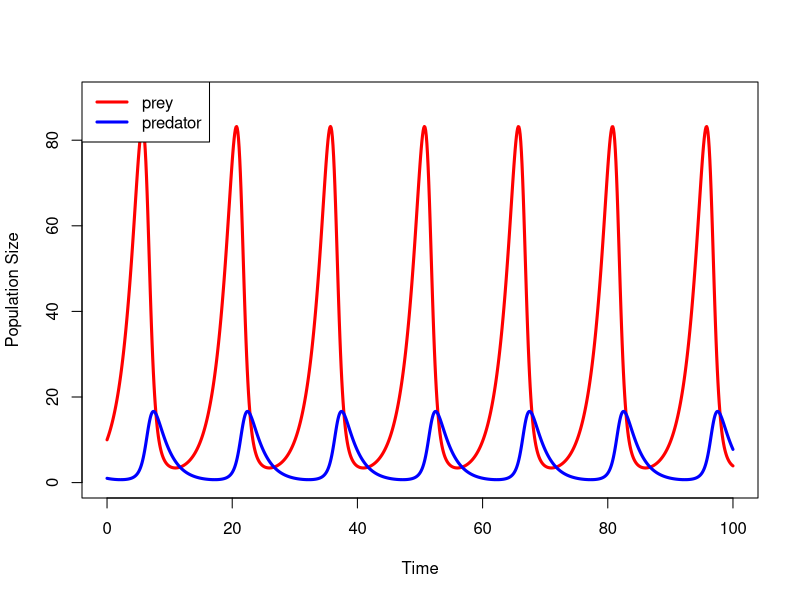
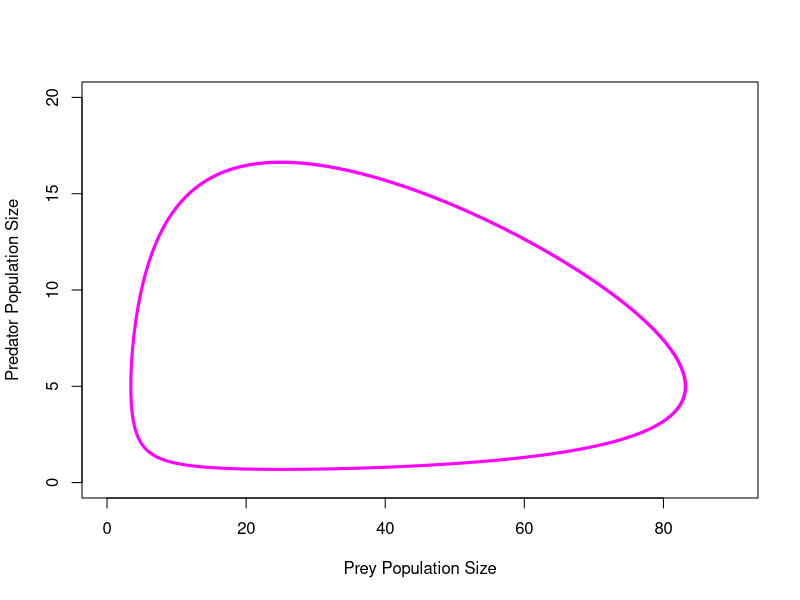
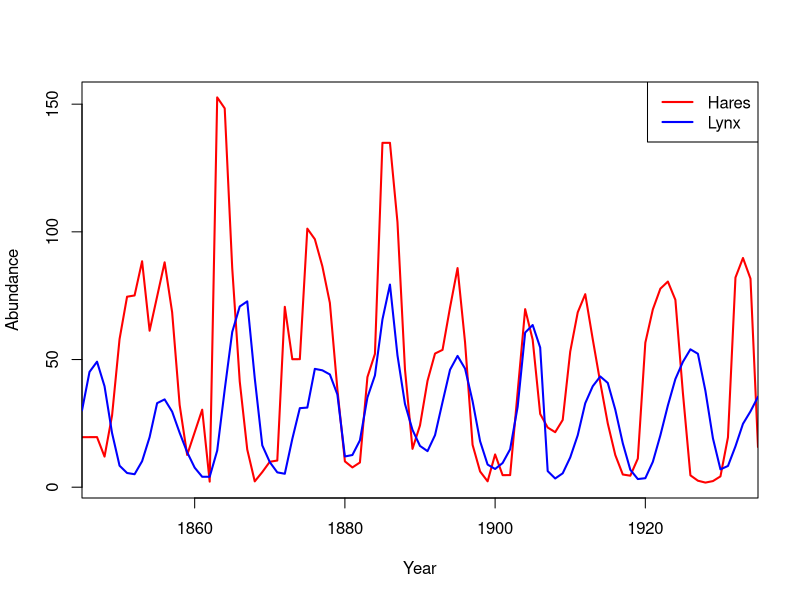
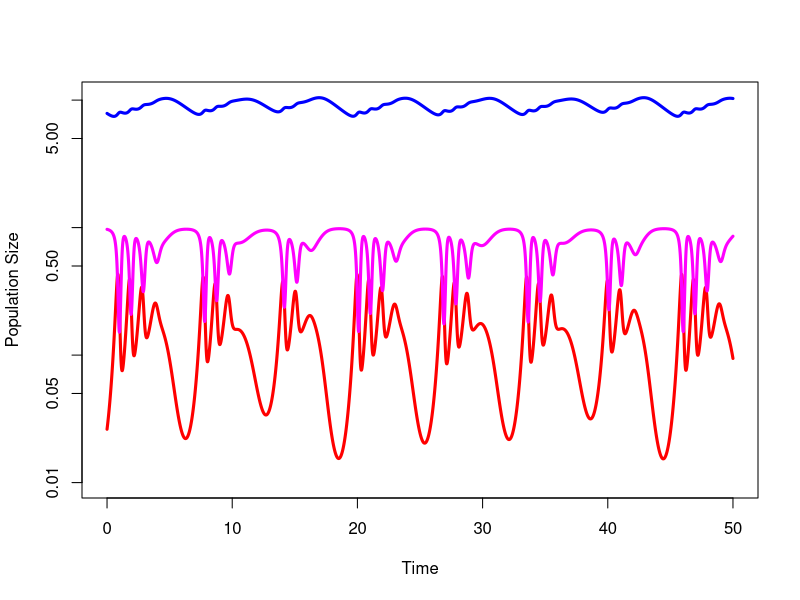
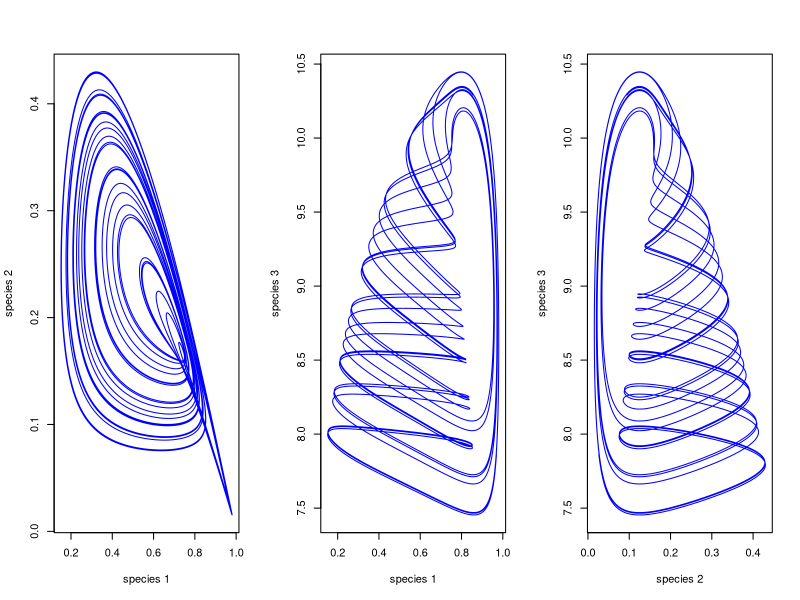
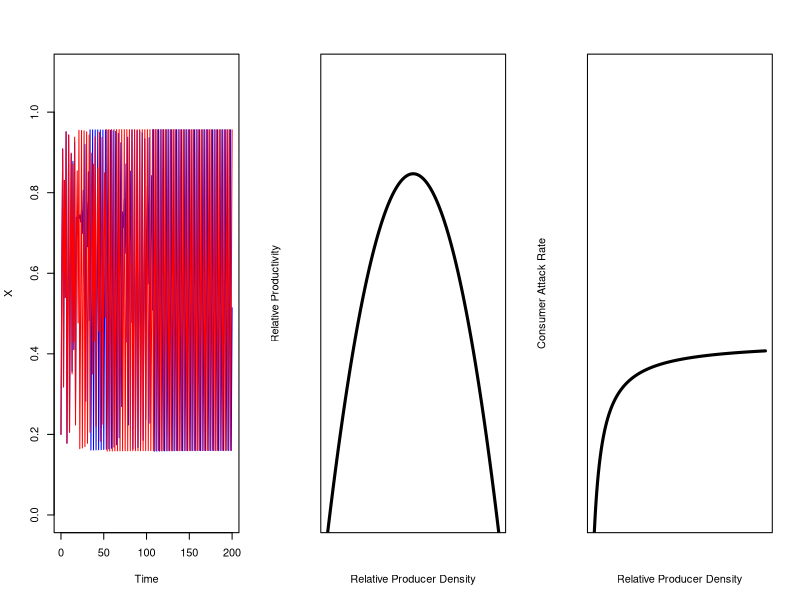
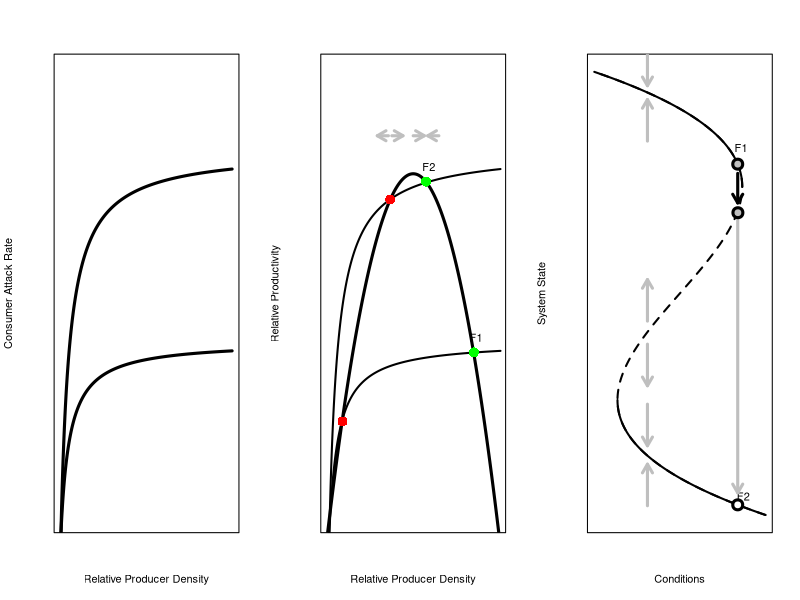
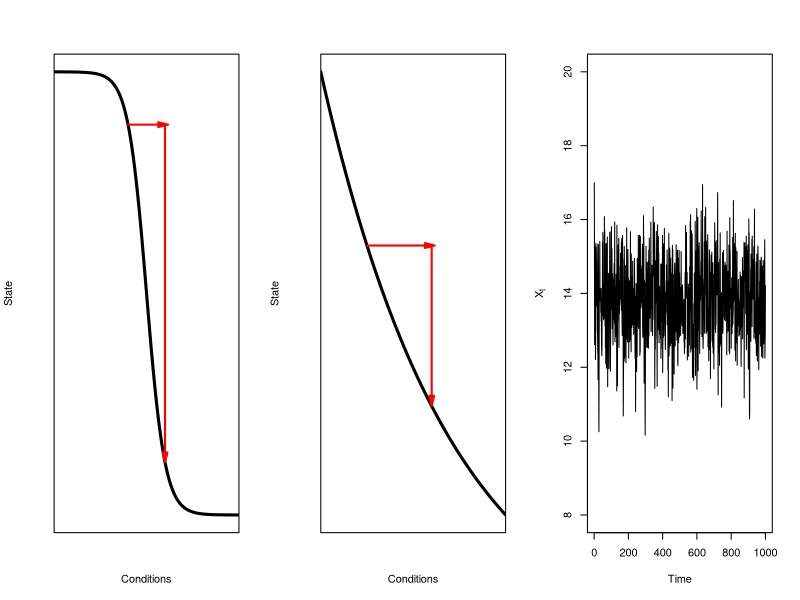

These charts were generated, in order, by the following R code:
## ---- chunk 1
#| fig-asp: 1
#| message: false
require(deSolve)
## Lotka-Volterra equations
lv <- function(t, x, parms) {
  with(as.list(parms), {
    dx1 <- r1*x[1] - c1*x[1]*x[2]
    dx2 <- -r2*x[2] + c2*x[1]*x[2]
    results <- c(dx1,dx2)
    list(results)
  })
}

# parameters
xstart <- c(x1=10,x2=1)
times <- seq(0,100,length=1001)
parms <- c(r1=0.5,r2=0.5, c1=0.1,c2=0.02)
out1 <- as.data.frame(ode(xstart,times,lv,parms))

# plot
with(out1, plot(time, x1, type="l", lwd=3, col="red", 
                xlab="Time", ylab="Population Size", xlim=c(0,100), ylim=c(0,90)))
with(out1, lines(time, x2, lwd=3, col="blue"))
legend("topleft",c("prey","predator"), lwd=3, col=c("red","blue"))
## ---- chunk 2
#| fig-asp: 1
#Phase Portrait
with(out1, plot(x1, x2, type="l", col="magenta", lwd=3, 
                xlab="Prey Population Size", 
                ylab="Predator Population Size",
                xlim=c(0,90), ylim=c(0,20)))
## ---- chunk 3
lh <- read.table("data/LynxHare.txt")
names(lh) <- c("Year","Hare","Lynx")
plot(lh$Year, lh$Hare, type="l", lwd=2, xaxs="i", 
     col="red", xlab="Year", ylab="Abundance")
lines(lh$Year, lh$Lynx, lwd=2, col="blue")
legend("topright", c("Hares","Lynx"), col=c("red","blue"), lty=1, lwd=2)
## ---- chunk 4
hp91 <- function(t,x,parms){
  with(as.list(c(parms,x)), {
    dx1 <- x1*(1-x1) - x2*a1*x1/(1+b1*x1)
    dx2 <- x2*a1*x1/(1+b1*x1) - x3*a2*x2/(1+b2*x2) - d1*x2
    dx3 <- x3*a2*x2/(1+b2*x2) - d2*x3
    res <- c(dx1,dx2,dx3)
    list(res)
  })
}

#b1 varied from 2.0-6.2
parms <- c(a1=5.0, b1=3.0, a2=0.1, b2=2.0, d1=0.4, d2=0.01)
xstart <- c(x1=0.9692178, x2=0.02620731, x3=7.865967) #their starting values
times <- seq(0,1000, length=10001)
out1 <- as.data.frame(lsoda(xstart, times, hp91, parms))

plot(out1[,1]/20,out1[,4], log="y",type="l",col="blue", lwd=3,
     xlab="Time",ylab="Population Size", ylim=c(0.01,10.5))
lines(out1[,1]/20,out1[,3],col="red", lwd=3)
lines(out1[,1]/20,out1[,2],col="magenta", lwd=3)
## ---- chunk 5
par(mfrow=c(1,3))
plot(out1[,2],out1[,3], type="l",col="blue", xlab="species 1", ylab="species 2")
plot(out1[,2],out1[,4], type="l",col="blue", xlab="species 1", ylab="species 3")
plot(out1[,3],out1[,4], type="l",col="blue", xlab="species 2", ylab="species 3")
## ---- chunk 6
#| fig-asp: 1
## logistic map
f <- expression(a*x*(1-x))
## every integer period cycle
a <- 3.8284
xx <- (0.2)
x <- xx
for(t in 1:200){
  x <- eval(f)
  xx <- c(xx,x)
}

## just barely different initial conditions
xx1 <- (0.20001)
x <- xx1
for(t in 1:200){
  x <- eval(f)
  xx1 <- c(xx1,x)
}

plot(0:200,xx,type="l", xlab="Time", ylab="X", lwd=1, ylim=c(0,1.1), col="blue")
lines(0:200,xx1, lty=1, lwd=1, col="red")
## ---- chunk 7
#| fig-asp: 1
## Noy-Meir (1975) model
logistic.recruit <- expression(r*N*(1 - (N/K)^theta))
no <- 1
r <- 0.45
K <- 100
theta <- 1
N <- seq(0,K,length=500)

plot(N,eval(logistic.recruit), type="l", yaxs="i", 
     lwd=3, axes=FALSE, 
     xlab="Relative Producer Density", 
     ylab="Relative Productivity", ylim=c(0,15))
box()
## ---- chunk 8
#| fig-asp: 1
# Holling Type II
h2 <- expression(a*N/(b + a*x))
x <- N+1
a <- 0.7
b <- 3

plot(x, 6*eval(h2), type="l", yaxs="i", 
     lwd=3, axes=FALSE, 
     xlab="Relative Producer Density", 
     ylab="Consumer Attack Rate", ylim=c(0,15))
box()
## ---- chunk 9
#| fig-asp: 1
plot(x, 6*eval(h2), type="l", yaxs="i", 
     lwd=3, axes=FALSE, 
     xlab="Relative Producer Density", 
     ylab="Consumer Attack Rate", ylim=c(0,15))
lines(x,12*eval(h2), lwd=3)
box()
## ---- chunk 10
#| fig-asp: 1
plot(N,eval(logistic.recruit), type="l", yaxs="i", lwd=3, axes=FALSE, xlab="Relative Producer Density", ylab="Relative Productivity", ylim=c(0,15))
box()
lines(x, 6*eval(h2), lwd=2)
#lines(x, 8*eval(h2))
#lines(x, 10*eval(h2))
lines(x, 12*eval(h2), lwd=2)
#lines(x, 13*eval(h2))
#lines(x, 14*eval(h2))
points(c(8.702413, 36.521362, 57.497146, 85.464859), c(3.485678, 10.441517, 11.003335,  5.652690), col=c("red","red","green","green"), cex=2, pch=16)
arrows(36.521362-7.5, 10.441517+2, 36.521362-1, 10.441517+2, code=1, lwd=3, length=0.1, col=grey(0.75))
arrows(36.521362+1, 10.441517+2, 36.521362+7.5, 10.441517+2, code=2, lwd=3, length=0.1, col=grey(0.75))
#
arrows(57.497146-7.5, 10.441517+2, 57.497146-1, 10.441517+2, code=2, lwd=3, length=0.1, col=grey(0.75))
arrows(57.497146+1, 10.441517+2, 57.497146+7.5, 10.441517+2, code=1, lwd=3, length=0.1, col=grey(0.75))
text(c(59.13355, 86.65497), c(11.458140,  6.107494), c("F2", "F1"))
## ---- chunk 11
#| fig-asp: 1
## Fold Catastrophe
x <- seq(-12,12,length=1000)
y <- seq(12,10/sqrt(3), length=1000)

plot(-x^3+100*x,x,type="l", axes=FALSE, lwd=2, lty=2, xlab="Conditions", ylab="System State")
box()
lines(-y^3+100*y,y, lwd=2)
lines(y^3-100*y,-y, lwd=2)

# unstable
arrows(-200,-5,-200,-2.75, code=1, lwd=3, length=0.1, col=grey(0.75))
arrows(-200,-1.5,-200, 0.75, code=2, lwd=3, length=0.1, col=grey(0.75))
#lower stable
arrows(-200,-6,-200, -8.25, code=2, lwd=3, length=0.1, col=grey(0.75))
arrows(-200,-11.5,-200, -9.25, code=2, lwd=3, length=0.1, col=grey(0.75))
#upper stable
arrows(-200,13.5,-200, 11.25, code=2, lwd=3, length=0.1, col=grey(0.75))
arrows(-200,8.25,-200, 10.5, code=2, lwd=3, length=0.1, col=grey(0.75))

points(357,7, pch=21, cex=2, lwd=3, bg=grey(0.75))
text(376.6749, 7.87279, "F1")
text(391.1386, -11, "F2")     
points(357,-11.452987, pch=21, cex=2, lwd=3, bg="white")
arrows(357,6.5,357,4.9, lwd=3, length=0.1)
arrows(357,4,357,-10.8, code=2, lwd=3, length=0.1, col=grey(0.75))
points(358.1289,4.37, pch=21, cex=2, lwd=3, bg=grey(0.75))
## ---- chunk 12
#| fig-asp: 1
library(shape)
logist <- function(x,a,b) 1/(1+exp(-(a+b*x)))

x <- seq(0,20,,200)
## need to make a<0 so that whole curve appears

# High Sensitivity
plot(x,1-logist(x=x,a=-10,b=1), type="l", lwd=3, 
     axes=FALSE,
     frame=TRUE,
     xaxs="i",
     xlab="Conditions", ylab="State")
Arrows(8,1-logist(8,a=-10,b=1),11.8,1-logist(8,a=-10,b=1), arr.type = "triangle", arr.length = 0.2, lwd=2, col="red")
Arrows(12,1-logist(8,a=-10,b=1),12,1-logist(11.9,a=-10,b=1), arr.type = "triangle", arr.length = 0.2, lwd=2, col="red")

## Large Perturbation
plot(x,exp(-0.07*x), type="l", lwd=3, 
     axes=FALSE,
     frame=TRUE,
     xaxs="i",
     xlab="Conditions", ylab="State")
Arrows(5,exp(-0.07*5),11.8,exp(-0.07*5), arr.type = "triangle", arr.length = 0.2, lwd=2, col="red")
Arrows(12,exp(-0.07*5),12,exp(-0.07*11.7), arr.type = "triangle", arr.length = 0.2, lwd=2, col="red")
## ---- chunk 13
#| fig-asp: 1
## logistic growth with harvesting
dX <- function(X,K,c) X*(1 - X/K) - c*(X^2/(X^2+1))

X0 <- 17

## high resilience
nmax <- 1000
X <- rep(0,nmax)
## mean-zero normal noise
epsilon <- rnorm(nmax)
X[1] <- X0
for(i in 2:nmax){
  X[i] <- X[i-1] + dX(X[i-1],15,1) + epsilon[i]
}

# time series
plot(1:1000,X, type="l", xlab="Time", ylab=expression(X[t]), ylim=c(8,20))

# correlation
plot(X[-nmax],X[-1], pch=16, 
     xlab=expression(X[t]),  ylab=expression(X[t+1]), xlim=c(8,20), ylim=c(8,20))
abline(a=0,b=1)
cor(X[-nmax],X[-1])
ac <- acf(X[-nmax],X[-1])
ac[1]

## low resilience
X1 <- rep(0,nmax)
epsilon <- rnorm(nmax)
X1[1] <- X0
for(i in 2:nmax){
  X1[i] <- pmax(X1[i-1] + dX(X1[i-1],15,2.6) + epsilon[i],0)
}

# time series
plot(1:1000,X1, type="l", xlab="Time", ylab=expression(X[t]), ylim=c(6,18))

# correlation
plot(X1[-nmax],X1[-1], pch=16, 
     xlab=expression(X[t]),  ylab=expression(X[t+1]),xlim=c(6,18), ylim=c(6,18))
abline(a=0,b=1)
cor(X1[-nmax],X1[-1])
ac1 <- acf(X1[-nmax],X1[-1])
ac1[1]
## ---- chunk 14
#| fig-asp: 1
## Fallback Foods
x <- seq(0,20,length=500)
f <- function(x,b) {
  1 - exp(-b*(x-1))
}

f1 <- function(x,a) a/x

plot(x,f(x,b=0.1), type="l", lwd=3, xaxs="i", yaxs="i",
     axes=FALSE,
     xlab="Item Rank",
     ylab="Energy Gain",
     ylim=c(0,1))
axis(1)
box()
lines(x,f(x,b=0.05), lwd=3, col="red")
lines(x,f1(x,a=2), lwd=3, col="grey")
# found approximate points using locator()
text(2.9,0.9648077,expression(E/h))
text(18.75,0.8848253,expression(E^g/T))
text(18.75,0.6362313,expression(E^b/T))
segments(5.5,0,7.4,0, lwd=10, col="green", lend=2) 
text(6.45,0.04825, "Fallback Foods")
## ---- chunk 15
#| fig-asp: 1
# Leslie & Winterhalder (2002) right-ibis function
m <- 8
n <- 2
r <- 18
x <- 0:16

ribis <- function(x,m,n,r){
  if(x<0 | x>=r){
    ibis <- 0
  }
  if(x>=0 & x<m) {
    ibis <- exp(m^2/((m-n)^2) - (m*x/(m-n)^2)) * x^(m^2/((m-n)^2)) *
      m^(-m^2/(m-n)^2)
  }
  if(x>=m & x<r){
    ibis <-  1-(x-m)^2/(m-r)^2
  }
  return(ibis)
}

y <- seq(0,16,length=100)
aaa <- rep(0,100)
for(i in 1:100) aaa[i] <- ribis(x=y[i],m=m,n=n,r=r)

mc <- ribis(x=8,m=m,n=n,r=r)
db <- ribis(x=15,m=m,n=n,r=r)
cl <- ribis(x=2.895,m=m,n=n,r=r)

plot(y,aaa,type="l", lwd=2, axes=FALSE, frame=TRUE,
     xaxs="i", yaxs="i",
     ylim=c(0,1.1),
     xlab="Complexity", ylab="Benefits to Complexity")
segments(8,mc,0,mc,lty=3)
segments(8,0,8,mc,lty=3)

segments(15,db,0,db,lty=3, col="red")
segments(15,0,15,db,lty=3, col="red")
#segments(2.895,cl,0,cl,lty=3, col="red")
segments(2.895,0,2.895,cl,lty=3, col="red")
#mtext(expression(paste(B, "*")),2, at=mc, adj=1, las=2)
mtext(expression(B[max]),2, at=mc, adj=1, las=2)
mtext(expression(B[mid]),2, at=db, adj=1, las=2)
mtext(expression(C[lo]),1, at=2.895, padj=1)
mtext(expression(C[opt]),1, at=8, padj=1)
mtext(expression(C[hi]),1, at=15, padj=1)
